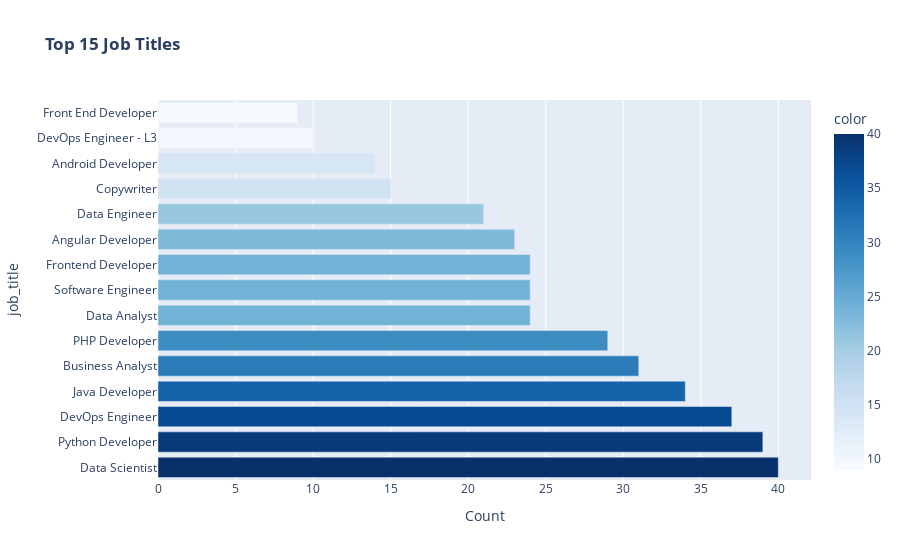
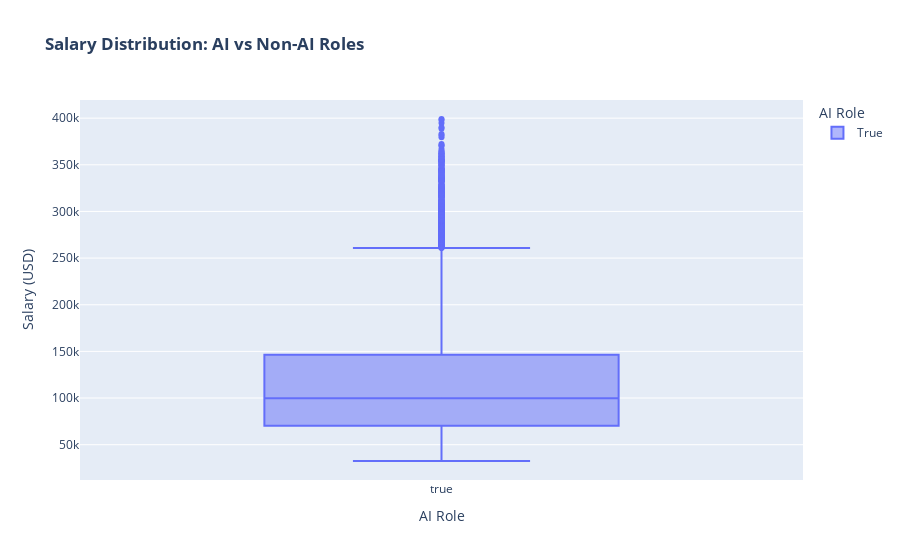
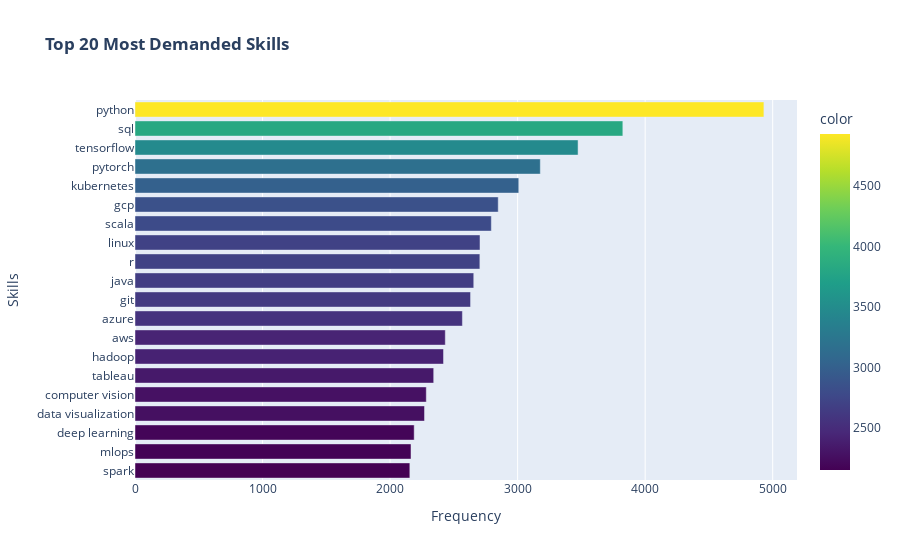

Source (notebook cell) for these figures, in order:
### Code cell
# COMPREHENSIVE EDA FOR AI JOB MARKET ANALYSIS

import pandas as pd
import numpy as np
import matplotlib.pyplot as plt
import seaborn as sns
import plotly.express as px
import plotly.graph_objects as go
from plotly.subplots import make_subplots
import re
import os  # <-- ADDED THIS IMPORT
from collections import Counter
import warnings
warnings.filterwarnings('ignore')

print("📊 AI Job Market - Exploratory Data Analysis")
print("=" * 60)

# Set style
plt.style.use('seaborn-v0_8')
sns.set_palette("husl")

# 1. LOAD THE CLEANED MASTER DATA
print("📁 Loading cleaned data...")

project_root = r'C:\Users\Icey_m_a\Documents\Icey\Icey\School\Python\AI Job Market Analysis'
master_path = os.path.join(project_root, 'data', 'processed', 'master_ai_jobs.csv')

df = pd.read_csv(master_path)
print(f"✅ Master data loaded: {df.shape}")

# Display basic info
print(f"\n📋 DATASET OVERVIEW:")
print(f"Total records: {len(df):,}")
print(f"Columns: {list(df.columns)}")
print(f"\nData types:")
print(df.dtypes)

# 2. COMPREHENSIVE DATA ANALYSIS
print("\n" + "=" * 50)
print("🔍 COMPREHENSIVE ANALYSIS")
print("=" * 50)

# 2.1 Data Source Analysis
print("\n📊 DATA SOURCE ANALYSIS:")
source_stats = df['data_source'].value_counts()
for source, count in source_stats.items():
    percentage = (count / len(df)) * 100
    print(f"  {source}: {count:,} records ({percentage:.1f}%)")

# 2.2 AI Role Analysis
if 'is_ai_role' in df.columns:
    ai_stats = df['is_ai_role'].value_counts()
    print(f"\n🤖 AI ROLE ANALYSIS:")
    print(f"  AI Roles: {ai_stats.get(True, 0):,} ({ai_stats.get(True, 0)/len(df)*100:.1f}%)")
    print(f"  Non-AI Roles: {ai_stats.get(False, 0):,} ({ai_stats.get(False, 0)/len(df)*100:.1f}%)")

# 2.3 Salary Analysis
if 'salary_clean' in df.columns:
    salary_data = df['salary_clean'].dropna()
    if len(salary_data) > 0:
        print(f"\n💰 SALARY ANALYSIS:")
        print(f"  Records with salary: {len(salary_data):,} ({len(salary_data)/len(df)*100:.1f}%)")
        print(f"  Average salary: ${salary_data.mean():,.0f}")
        print(f"  Median salary: ${salary_data.median():,.0f}")
        print(f"  Salary range: ${salary_data.min():,.0f} - ${salary_data.max():,.0f}")
        print(f"  Standard deviation: ${salary_data.std():,.0f}")

# 3. ADVANCED VISUALIZATIONS
print("\n" + "=" * 50)
print("📈 CREATING ADVANCED VISUALIZATIONS")
print("=" * 50)

# Create a comprehensive dashboard
fig = plt.figure(figsize=(20, 16))

# 3.1 Data Source Distribution
plt.subplot(3, 4, 1)
source_counts = df['data_source'].value_counts()
plt.pie(source_counts.values, labels=source_counts.index, autopct='%1.1f%%', 
        colors=['#FF6B6B', '#4ECDC4', '#45B7D1'])
plt.title('Data Source Distribution', fontsize=14, fontweight='bold')

# 3.2 AI vs Non-AI Roles
plt.subplot(3, 4, 2)
if 'is_ai_role' in df.columns:
    ai_counts = df['is_ai_role'].value_counts()
    plt.pie(ai_counts.values, labels=['Non-AI Roles', 'AI Roles'], autopct='%1.1f%%',
            colors=['#FF9999', '#66B2FF'], startangle=90)
    plt.title('AI vs Non-AI Roles', fontsize=14, fontweight='bold')

# 3.3 Salary Distribution
plt.subplot(3, 4, 3)
if 'salary_clean' in df.columns and df['salary_clean'].notna().sum() > 0:
    salary_data = df['salary_clean'].dropna()
    plt.hist(salary_data, bins=30, alpha=0.7, color='#2E8B57', edgecolor='black')
    plt.title('Salary Distribution', fontsize=14, fontweight='bold')
    plt.xlabel('Salary (USD)')
    plt.ylabel('Frequency')

# 3.4 Top Job Titles
plt.subplot(3, 4, 4)
if 'job_title' in df.columns:
    top_jobs = df['job_title'].value_counts().head(10)
    plt.barh(range(len(top_jobs)), top_jobs.values, color='#9370DB')
    plt.yticks(range(len(top_jobs)), top_jobs.index)
    plt.title('Top 10 Job Titles', fontsize=14, fontweight='bold')
    plt.gca().invert_yaxis()

# 3.5 Salary by AI Role
plt.subplot(3, 4, 5)
if 'salary_clean' in df.columns and 'is_ai_role' in df.columns:
    salary_by_ai = df.groupby('is_ai_role')['salary_clean'].mean()
    colors = ['#FF6B6B', '#4ECDC4']
    plt.bar(['Non-AI', 'AI'], salary_by_ai.values, color=colors, alpha=0.8)
    plt.title('Average Salary: AI vs Non-AI', fontsize=14, fontweight='bold')
    plt.ylabel('Average Salary (USD)')
    
    # Add value labels on bars
    for i, v in enumerate(salary_by_ai.values):
        plt.text(i, v, f'${v:,.0f}', ha='center', va='bottom', fontweight='bold')

# 3.6 Skills Analysis
plt.subplot(3, 4, 6)
if 'skills' in df.columns:
    # Extract and count skills
    all_skills = []
    for skills in df['skills'].dropna():
        if isinstance(skills, str):
            skills_list = re.split(r'[,|;]', skills)
            all_skills.extend([skill.strip().lower() for skill in skills_list if skill.strip()])
    
    if all_skills:
        skill_counts = Counter(all_skills)
        top_skills = skill_counts.most_common(8)
        skills, counts = zip(*top_skills)
        
        plt.barh(range(len(skills)), counts, color='#FFA07A')
        plt.yticks(range(len(skills)), skills)
        plt.title('Top 8 Skills', fontsize=14, fontweight='bold')
        plt.gca().invert_yaxis()

# 3.7 Company Analysis
plt.subplot(3, 4, 7)
if 'company' in df.columns:
    top_companies = df['company'].value_counts().head(8)
    plt.bar(range(len(top_companies)), top_companies.values, color='#20B2AA')
    plt.xticks(range(len(top_companies)), top_companies.index, rotation=45, ha='right')
    plt.title('Top 8 Companies', fontsize=14, fontweight='bold')

# 3.8 Location Analysis
plt.subplot(3, 4, 8)
if 'location' in df.columns:
    top_locations = df['location'].value_counts().head(8)
    plt.barh(range(len(top_locations)), top_locations.values, color='#DA70D6')
    plt.yticks(range(len(top_locations)), top_locations.index)
    plt.title('Top 8 Locations', fontsize=14, fontweight='bold')
    plt.gca().invert_yaxis()

# 3.9 Experience Level (if available)
plt.subplot(3, 4, 9)
exp_columns = [col for col in df.columns if 'experience' in col.lower()]
if exp_columns:
    exp_col = exp_columns[0]
    exp_counts = df[exp_col].value_counts().head(6)
    plt.pie(exp_counts.values, labels=exp_counts.index, autopct='%1.1f%%')
    plt.title('Experience Level Distribution', fontsize=14, fontweight='bold')

# 3.10 Employment Type (if available)
plt.subplot(3, 4, 10)
emp_columns = [col for col in df.columns if 'employment' in col.lower() or 'job_type' in col.lower()]
if emp_columns:
    emp_col = emp_columns[0]
    emp_counts = df[emp_col].value_counts().head(5)
    plt.bar(emp_counts.index, emp_counts.values, color='#FFD700')
    plt.xticks(rotation=45, ha='right')
    plt.title('Employment Type', fontsize=14, fontweight='bold')

plt.tight_layout()
plt.savefig(os.path.join(project_root, 'images', 'comprehensive_eda.png'), 
            dpi=300, bbox_inches='tight', facecolor='white')
plt.show()

print("✅ Comprehensive EDA visualization saved!")

# 4. INTERACTIVE PLOTLY VISUALIZATIONS
print("\n🎨 CREATING INTERACTIVE VISUALIZATIONS...")

# 4.1 Interactive Job Titles
if 'job_title' in df.columns:
    job_counts = df['job_title'].value_counts().head(15)
    fig1 = px.bar(job_counts, x=job_counts.values, y=job_counts.index,
                 title='<b>Top 15 Job Titles</b>',
                 labels={'x': 'Count', 'y': 'Job Title'},
                 color=job_counts.values,
                 color_continuous_scale='Blues')
    fig1.show()

# 4.2 Interactive Salary by AI Role
if 'salary_clean' in df.columns and 'is_ai_role' in df.columns:
    salary_df = df[df['salary_clean'].notna()].copy()
    if len(salary_df) > 0:
        fig2 = px.box(salary_df, x='is_ai_role', y='salary_clean',
                     title='<b>Salary Distribution: AI vs Non-AI Roles</b>',
                     labels={'salary_clean': 'Salary (USD)', 'is_ai_role': 'AI Role'},
                     color='is_ai_role')
        fig2.show()

# 4.3 Interactive Skills Word Cloud (simulated with bar chart)
if 'skills' in df.columns and all_skills:
    top_skills_interactive = skill_counts.most_common(20)
    skills, counts = zip(*top_skills_interactive)
    
    fig3 = px.bar(x=counts, y=skills, orientation='h',
                 title='<b>Top 20 Most Demanded Skills</b>',
                 labels={'x': 'Frequency', 'y': 'Skills'},
                 color=counts,
                 color_continuous_scale='Viridis')
    fig3.update_layout(yaxis={'categoryorder':'total ascending'})
    fig3.show()

# 5. KEY INSIGHTS AND SUMMARY
print("\n" + "=" * 60)
print("💡 KEY INSIGHTS AND BUSINESS INTELLIGENCE")
print("=" * 60)

print(f"\n📈 MARKET OVERVIEW:")
print(f"• Total job market analysis: {len(df):,} records")
print(f"• AI penetration in job market: {df['is_ai_role'].mean()*100:.1f}%")

if 'salary_clean' in df.columns:
    salary_data = df['salary_clean'].dropna()
    if len(salary_data) > 0:
        ai_salary = df[df['is_ai_role'] == True]['salary_clean'].mean()
        non_ai_salary = df[df['is_ai_role'] == False]['salary_clean'].mean()
        salary_premium = ((ai_salary - non_ai_salary) / non_ai_salary) * 100
        
        print(f"\n💰 SALARY INSIGHTS:")
        print(f"• AI roles command {salary_premium:+.1f}% salary premium")
        print(f"• Average AI role salary: ${ai_salary:,.0f}")
        print(f"• Average non-AI role salary: ${non_ai_salary:,.0f}")

if 'skills' in df.columns and all_skills:
    print(f"\n🛠️  SKILLS IN DEMAND:")
    print("Top 5 most demanded skills:")
    for skill, count in skill_counts.most_common(5):
        print(f"  • {skill.title()}: {count} occurrences")

print(f"\n🌍 GEOGRAPHICAL DISTRIBUTION:")
if 'location' in df.columns:
    top_locations = df['location'].value_counts().head(3)
    for location, count in top_locations.items():
        print(f"  • {location}: {count:,} jobs")

print(f"\n🏢 COMPANY LANDSCAPE:")
if 'company' in df.columns:
    unique_companies = df['company'].nunique()
    print(f"  • Companies analyzed: {unique_companies:,}")

print("\n" + "=" * 60)
print("✅ EXPLORATORY DATA ANALYSIS COMPLETED!")
print("🎯 READY FOR DASHBOARD DEVELOPMENT!")

### Figure 1 — Plotly figure (JSON) as saved in the notebook; plotly's stock layout.template omitted (floating-point values rounded to 4 significant figures)
{"data": [{"hovertemplate": "Count=%{x}<br>job_title=%{y}<br>color=%{marker.color}<extra></extra>", "legendgroup": "", "marker": {"color": [40, 39, 37, 34, 31, 29, 24, 24, 24, 23, 21, 15, 14, 10, 9], "coloraxis": "coloraxis", "pattern": {"shape": ""}}, "name": "", "orientation": "h", "showlegend": false, "textposition": "auto", "type": "bar", "x": [40, 39, 37, 34, 31, 29, 24, 24, 24, 23, 21, 15, 14, 10, 9], "xaxis": "x", "y": ["Data Scientist", "Python Developer", "DevOps Engineer", "Java Developer", "Business Analyst", "PHP Developer", "Data Analyst", "Software Engineer", "Frontend Developer", "Angular Developer", "Data Engineer", "Copywriter", "Android Developer", "DevOps Engineer - L3", "Front End Developer"], "yaxis": "y"}], "layout": {"barmode": "relative", "coloraxis": {"colorbar": {"title": {"text": "color"}}, "colorscale": [[0, "rgb(247,251,255)"], [0.125, "rgb(222,235,247)"], [0.25, "rgb(198,219,239)"], [0.375, "rgb(158,202,225)"], [0.5, "rgb(107,174,214)"], [0.625, "rgb(66,146,198)"], [0.75, "rgb(33,113,181)"], [0.875, "rgb(8,81,156)"], [1, "rgb(8,48,107)"]]}, "legend": {"tracegroupgap": 0}, "title": {"text": "<b>Top 15 Job Titles</b>"}, "xaxis": {"anchor": "y", "domain": [0, 1], "title": {"text": "Count"}}, "yaxis": {"anchor": "x", "domain": [0, 1], "title": {"text": "job_title"}}}}

### Figure 2 — Plotly figure (JSON) as saved in the notebook; plotly's stock layout.template omitted (floating-point values rounded to 4 significant figures; data arrays with more than 128 entries replaced by an {"elided": "..."} marker saying what was removed)
{"data": [{"alignmentgroup": "True", "hovertemplate": "AI Role=%{x}<br>Salary (USD)=%{y}<extra></extra>", "legendgroup": "True", "marker": {"color": "#636efa"}, "name": "True", "notched": false, "offsetgroup": "True", "orientation": "v", "showlegend": true, "type": "box", "x": {"elided": "15000 bool values"}, "x0": " ", "xaxis": "x", "y": {"elided": "15000 float values"}, "y0": " ", "yaxis": "y"}], "layout": {"boxmode": "overlay", "legend": {"title": {"text": "AI Role"}, "tracegroupgap": 0}, "title": {"text": "<b>Salary Distribution: AI vs Non-AI Roles</b>"}, "xaxis": {"anchor": "y", "categoryarray": [true], "categoryorder": "array", "domain": [0, 1], "title": {"text": "AI Role"}}, "yaxis": {"anchor": "x", "domain": [0, 1], "title": {"text": "Salary (USD)"}}}}

### Figure 3 — Plotly figure (JSON) as saved in the notebook; plotly's stock layout.template omitted (floating-point values rounded to 4 significant figures)
{"data": [{"hovertemplate": "Frequency=%{x}<br>Skills=%{y}<br>color=%{marker.color}<extra></extra>", "legendgroup": "", "marker": {"color": [4931, 3825, 3474, 3178, 3009, 2848, 2794, 2705, 2704, 2656, 2631, 2567, 2433, 2419, 2342, 2284, 2270, 2189, 2164, 2155], "coloraxis": "coloraxis", "pattern": {"shape": ""}}, "name": "", "orientation": "h", "showlegend": false, "textposition": "auto", "type": "bar", "x": [4931, 3825, 3474, 3178, 3009, 2848, 2794, 2705, 2704, 2656, 2631, 2567, 2433, 2419, 2342, 2284, 2270, 2189, 2164, 2155], "xaxis": "x", "y": ["python", "sql", "tensorflow", "pytorch", "kubernetes", "gcp", "scala", "linux", "r", "java", "git", "azure", "aws", "hadoop", "tableau", "computer vision", "data visualization", "deep learning", "mlops", "spark"], "yaxis": "y"}], "layout": {"barmode": "relative", "coloraxis": {"colorbar": {"title": {"text": "color"}}, "colorscale": [[0, "#440154"], [0.1111, "#482878"], [0.2222, "#3e4989"], [0.3333, "#31688e"], [0.4444, "#26828e"], [0.5556, "#1f9e89"], [0.6667, "#35b779"], [0.7778, "#6ece58"], [0.8889, "#b5de2b"], [1, "#fde725"]]}, "legend": {"tracegroupgap": 0}, "title": {"text": "<b>Top 20 Most Demanded Skills</b>"}, "xaxis": {"anchor": "y", "domain": [0, 1], "title": {"text": "Frequency"}}, "yaxis": {"anchor": "x", "categoryorder": "total ascending", "domain": [0, 1], "title": {"text": "Skills"}}}}
